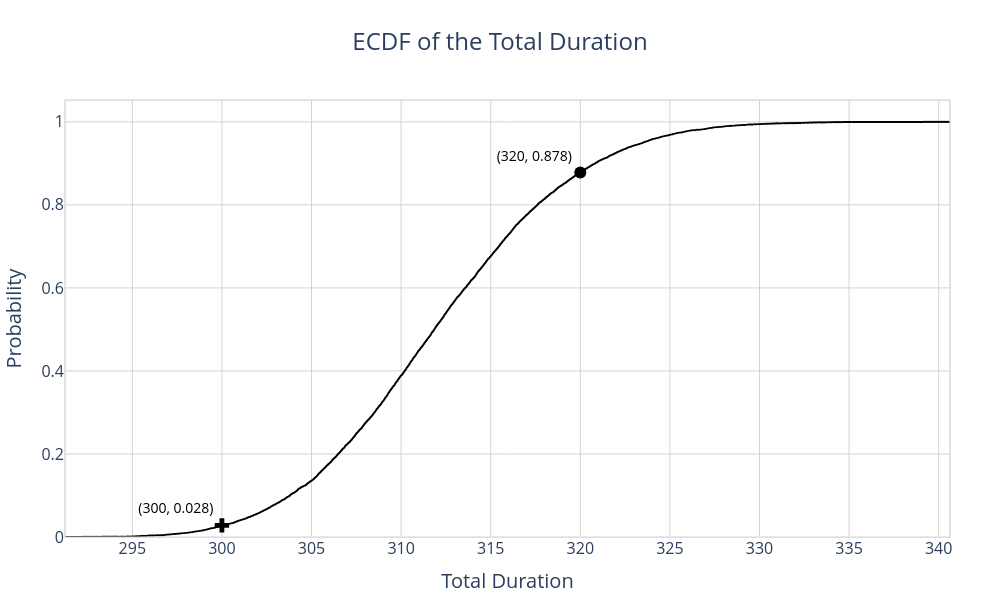

The notebook cell this image was saved under:
### Code cell
fig = px.ecdf(df,
        x="total_duration",
        title="ECDF of the Total Duration",
        labels={"probability": "DPI Value", 
                "total_duration": "Total Duration"},
        height=600,
        width=1000)

# Add markers for x=300 and x=320
fig.add_trace(go.Scatter(x=[300], y=[0.028], 
                         mode='markers+text', 
                         showlegend=False,
                         text=[f'(300, 0.028)'], 
                         textposition='top left',
                         marker=dict(size=12, color='black', symbol='cross'),
                         textfont=dict(size=14, color="black")))

fig.add_trace(go.Scatter(x=[320], y=[0.878], 
                         mode='markers+text',
                         showlegend=False,
                         text=[f'(320, 0.878)'], 
                         textposition='top left',
                         marker=dict(size=12, color='black', symbol='circle'),
                         textfont=dict(size=14, color="black")))

# Update trace
fig.update_traces(line=dict(color='black', width=2))  # ECDF line color and width

# Update layout with border
fig.update_layout(
    title={'text': "ECDF of the Total Duration", 'font': {'size': 24}, 'x': 0.5},  # Centered title
    xaxis_title={'text': 'Total Duration', 'font': {'size': 20}},
    yaxis_title={'text': 'Probability', 'font': {'size': 20}},
    xaxis={'tickfont': {'size': 16}},
    yaxis={'tickfont': {'size': 16}},
    plot_bgcolor='white',  # Background color of the plot area
    paper_bgcolor='white',  # Background color of the entire figure
)

fig.update_layout(
    xaxis=dict(showgrid=True, gridcolor='lightgray'),  # Light gray gridlines
    yaxis=dict(showgrid=True, gridcolor='lightgray'),  # Light gray gridlines
    margin=dict(l=50, r=50, t=100, b=50),  # Margins for the plot
)

# Add border by creating an external layout shape
fig.add_shape(type="rect",
    xref="paper", yref="paper",
    x0=0, y0=0, x1=1, y1=1,
    line=dict(color="lightgray", width=1.25),  # Border color and width
    fillcolor="rgba(0,0,0,0)"  # No fill, transparent
)

fig.show()

### Figure 1 — Plotly figure (JSON) as saved in the notebook; plotly's stock layout.template omitted (floating-point values rounded to 4 significant figures; data arrays with more than 128 entries replaced by an {"elided": "..."} marker saying what was removed)
{"data": [{"hovertemplate": "Total Duration=%{x}<br>probability=%{y}<extra></extra>", "legendgroup": "", "line": {"color": "black", "dash": "solid", "shape": "hv", "width": 2}, "marker": {"color": "#636efa", "symbol": "circle"}, "mode": "lines", "name": "", "showlegend": false, "type": "scattergl", "x": {"elided": "10000 float values"}, "xaxis": "x", "y": {"elided": "10000 float values"}, "yaxis": "y"}, {"line": {"color": "black", "width": 2}, "marker": {"color": "black", "size": 12, "symbol": "cross"}, "mode": "markers+text", "showlegend": false, "text": ["(300, 0.028)"], "textfont": {"color": "black", "size": 14}, "textposition": "top left", "type": "scatter", "x": [300], "y": [0.028]}, {"line": {"color": "black", "width": 2}, "marker": {"color": "black", "size": 12, "symbol": "circle"}, "mode": "markers+text", "showlegend": false, "text": ["(320, 0.878)"], "textfont": {"color": "black", "size": 14}, "textposition": "top left", "type": "scatter", "x": [320], "y": [0.878]}], "layout": {"height": 600, "legend": {"tracegroupgap": 0}, "margin": {"b": 50, "l": 50, "r": 50, "t": 100}, "paper_bgcolor": "white", "plot_bgcolor": "white", "shapes": [{"fillcolor": "rgba(0,0,0,0)", "line": {"color": "lightgray", "width": 1.25}, "type": "rect", "x0": 0, "x1": 1, "xref": "paper", "y0": 0, "y1": 1, "yref": "paper"}], "title": {"font": {"size": 24}, "text": "ECDF of the Total Duration", "x": 0.5}, "width": 1000, "xaxis": {"anchor": "y", "domain": [0, 1], "gridcolor": "lightgray", "showgrid": true, "tickfont": {"size": 16}, "title": {"font": {"size": 20}, "text": "Total Duration"}}, "yaxis": {"anchor": "x", "domain": [0, 1], "gridcolor": "lightgray", "rangemode": "tozero", "showgrid": true, "tickfont": {"size": 16}, "title": {"font": {"size": 20}, "text": "Probability"}}}}
